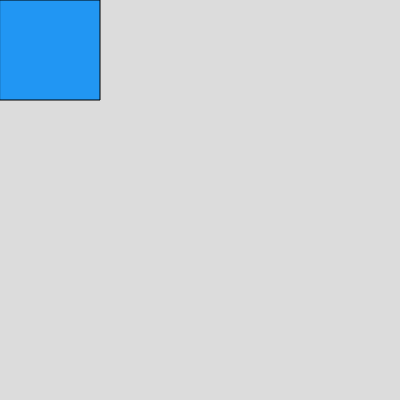
Frame 1 (no input)
Frame 60 (no input): identical to frame 1, image omitted
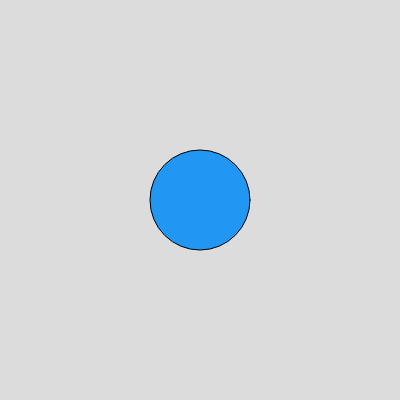
Frame 120 (the mouse pressed at the canvas centre since frame 60)

The p5.js sketch that drew these frames (run headless with seeded random() and noise() and a simulated clock; from frame 60 on, the mouse is pressed at the canvas centre):

// p5.js sketch
// ── sketch.js

lista=['banana', 'abacaxi', 'maça', 'pera'];

function setup() {
  createCanvas(400, 400);
  
}

function draw() {
  background(220);
  
  console.log(lista[3]);
  
  
  if (mouseIsPressed == true) { 
    
    circle(mouseX, mouseY, 100);
  
  }
  else{
    fill('#2196F3')
    rect(mouseX,mouseY,100,100)
  }

}
